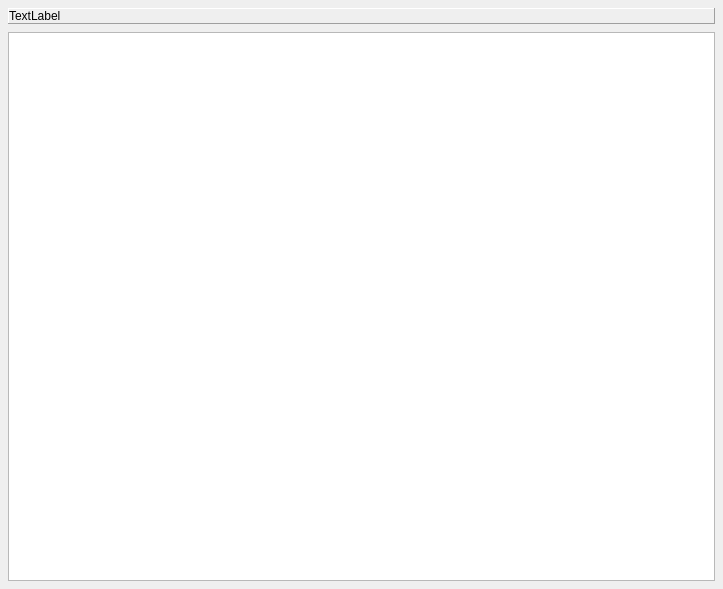
<?xml version="1.0" encoding="UTF-8"?>
<ui version="4.0">
 <class>Dialog</class>
 <widget class="QDialog" name="Dialog">
  <property name="geometry">
   <rect>
    <x>0</x>
    <y>0</y>
    <width>723</width>
    <height>589</height>
   </rect>
  </property>
  <property name="windowTitle">
   <string>Dialog</string>
  </property>
  <layout class="QVBoxLayout" name="verticalLayout">
   <property name="spacing">
    <number>8</number>
   </property>
   <property name="leftMargin">
    <number>8</number>
   </property>
   <property name="topMargin">
    <number>8</number>
   </property>
   <property name="rightMargin">
    <number>8</number>
   </property>
   <property name="bottomMargin">
    <number>8</number>
   </property>
   <item>
    <widget class="QFrame" name="frame">
     <property name="frameShape">
      <enum>QFrame::Panel</enum>
     </property>
     <property name="frameShadow">
      <enum>QFrame::Raised</enum>
     </property>
     <layout class="QHBoxLayout" name="horizontalLayout_21">
      <property name="spacing">
       <number>0</number>
      </property>
      <property name="leftMargin">
       <number>0</number>
      </property>
      <property name="topMargin">
       <number>0</number>
      </property>
      <property name="rightMargin">
       <number>0</number>
      </property>
      <property name="bottomMargin">
       <number>0</number>
      </property>
      <item>
       <widget class="QLabel" name="LBL_MAIN">
        <property name="sizePolicy">
         <sizepolicy hsizetype="Expanding" vsizetype="Preferred">
          <horstretch>0</horstretch>
          <verstretch>0</verstretch>
         </sizepolicy>
        </property>
        <property name="text">
         <string>TextLabel</string>
        </property>
        <property name="style" stdset="0">
         <string>heading</string>
        </property>
       </widget>
      </item>
     </layout>
    </widget>
   </item>
   <item>
    <widget class="QTreeWidget" name="TVW_MAIN">
     <attribute name="headerVisible">
      <bool>false</bool>
     </attribute>
     <column>
      <property name="text">
       <string notr="true">1</string>
      </property>
     </column>
    </widget>
   </item>
  </layout>
 </widget>
 <resources/>
 <connections/>
</ui>
